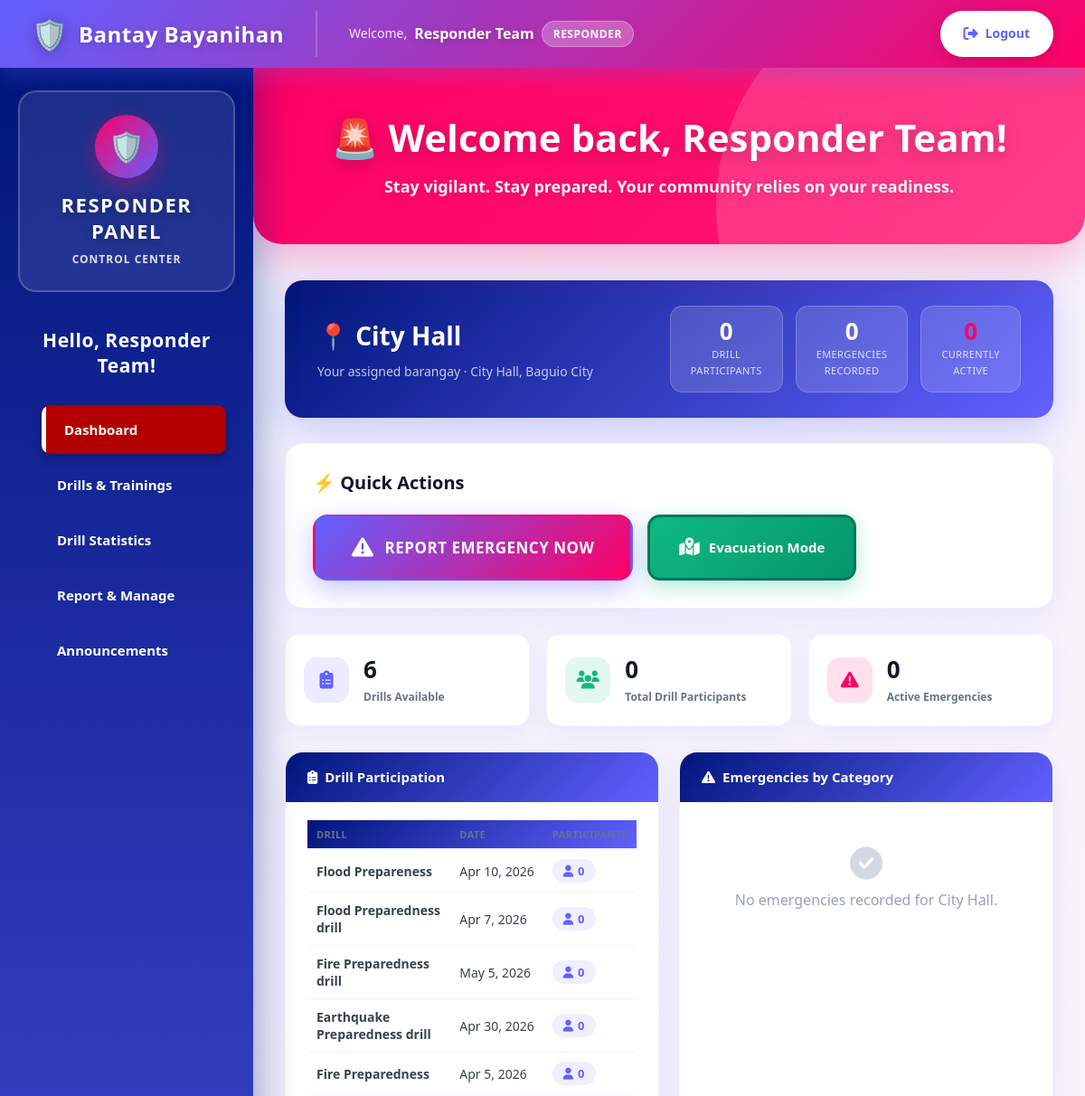
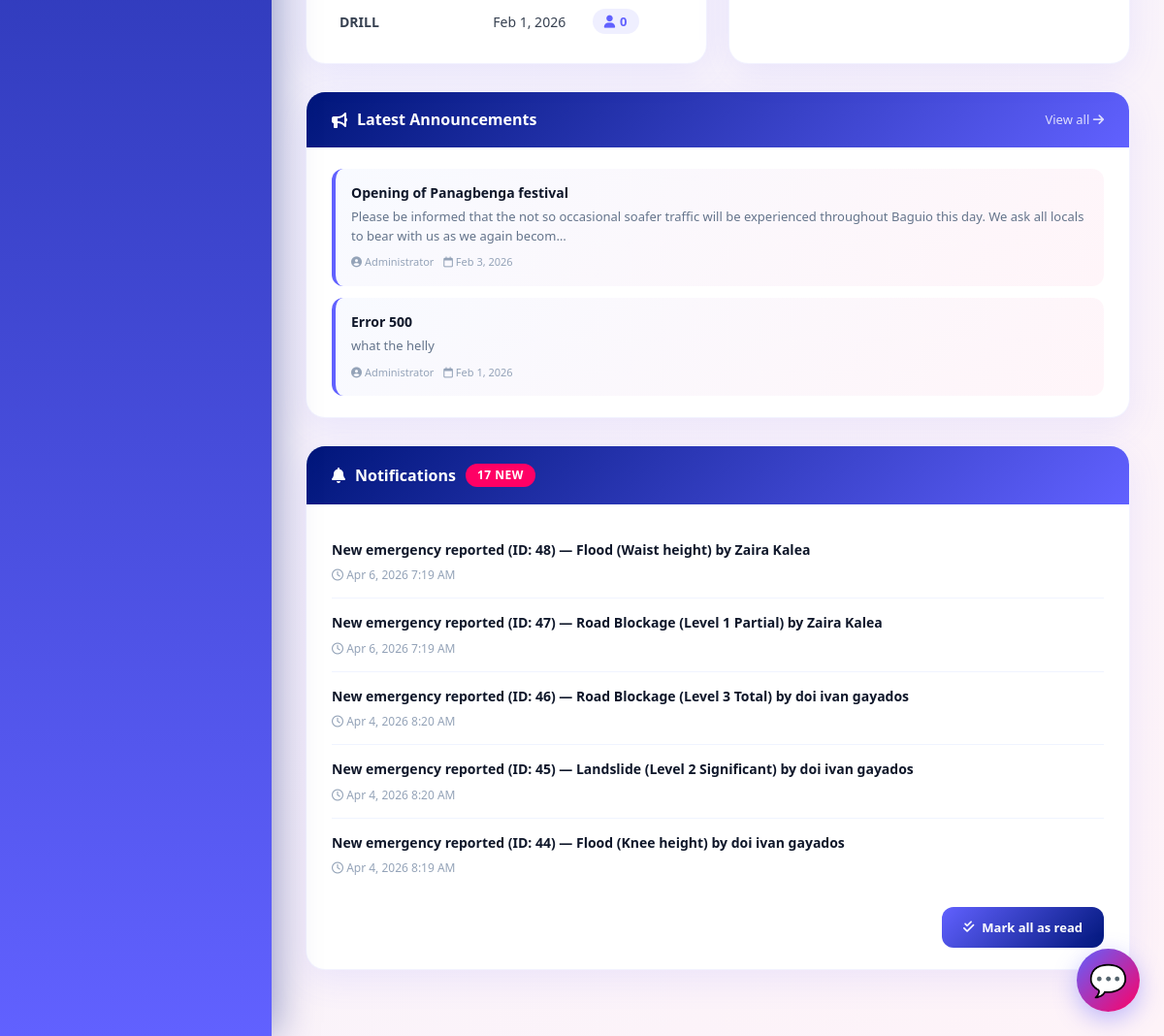
The page /barangay_responder/dashboard.php (signed in) on the database its author committed (2 pictures, top to bottom).
### tables this page shows
CREATE TABLE `users` (
  `id` int(11) NOT NULL,
  `name` varchar(100) NOT NULL,
  `email` varchar(100) NOT NULL,
  `password` varchar(255) NOT NULL,
  `role` enum('admin','responder','resident') DEFAULT 'resident',
  `contact` varchar(20) DEFAULT NULL,
  `address` text DEFAULT NULL,
  `barangay` varchar(255) DEFAULT NULL,
  `id_photo` varchar(255) DEFAULT NULL,
  `is_approved` tinyint(1) DEFAULT 0,
  `created_at` timestamp NOT NULL DEFAULT current_timestamp()
);

CREATE TABLE `announcements` (
  `id` int(11) NOT NULL,
  `title` varchar(150) NOT NULL,
  `message` text NOT NULL,
  `created_by` int(11) DEFAULT NULL,
  `created_at` timestamp NOT NULL DEFAULT current_timestamp()
);

CREATE TABLE `notifications` (
  `id` int(11) NOT NULL,
  `user_id` int(11) NOT NULL,
  `message` text NOT NULL,
  `url` varchar(255) DEFAULT NULL,
  `is_read` tinyint(1) NOT NULL DEFAULT 0,
  `created_at` timestamp NOT NULL DEFAULT current_timestamp()
);

### barangay_responder/dashboard.php (the view, shortened to what this page needs)
<?php
require '../db_connect.php';
include '../includes/header.php';
$userStmt = $pdo->prepare("SELECT * FROM users WHERE id = ?");
$userStmt->execute([$_SESSION['user_id']]);
$currentUser = $userStmt->fetch();
$myBarangay = null;
if (!empty($currentUser['barangay']) && trim($currentUser['barangay']) !== '') {
    $myBarangay = trim($currentUser['barangay']);
}
$brgyDrills = [];
$brgyEmergencies = [];
$brgyTotalParticipants = 0;
if ($myBarangay) {
    $drillStmt = $pdo->prepare("
    SELECT
        d.title,
        d.drill_date,
        d.drill_time,
        d.drill_place,
        d.duration_minutes,
        (
            SELECT COUNT(DISTINCT dp1.id)
            FROM drill_participants dp1
            WHERE dp1.drill_id = d.id AND LOWER(dp1.barangay) = LOWER(?)
        )
        +
        (
            SELECT COUNT(DISTINCT dp2.id)
            FROM drill_participants dp2
            WHERE dp2.drill_id = d.id AND LOWER(dp2.barangay) = LOWER(?)
        )
        AS participant_count
    FROM drills d
    WHERE d.status = 'published'
    AND (
        -- Show drills that have participants from this barangay
        EXISTS (
            SELECT 1 FROM drill_participants dp3
            WHERE dp3.drill_id = d.id AND LOWER(dp3.barangay) = LOWER(?)
        )
        OR
        EXISTS (
            SELECT 1 FROM drill_participants dp4
            WHERE dp4.drill_id = d.id AND LOWER(dp4.barangay) = LOWER(?)
        )
        OR
        -- OR show drills with no barangay filter (open to all)
        NOT EXISTS (
            SELECT 1 FROM drill_participants dp5 WHERE dp5.drill_id = d.id
        )
    )
    ORDER BY d.created_at DESC
    LIMIT 10
");
$drillStmt->execute([$myBarangay, $myBarangay, $myBarangay, $myBarangay]);
$brgyDrills = $drillStmt->fetchAll();
        $totalStmt = $pdo->prepare("
    SELECT
        COALESCE((SELECT COUNT(DISTINCT id) FROM drill_participants WHERE LOWER(barangay) = LOWER(?)), 0)
        +
        COALESCE((SELECT COUNT(DISTINCT id) FROM drill_participants WHERE LOWER(barangay) = LOWER(?)), 0)
        AS total
");
    $totalStmt->execute([$myBarangay, $myBarangay]);
    $brgyTotalParticipants = $totalStmt->fetchColumn();
    $emgStmt = $pdo->prepare("
        SELECT type, COUNT(*) as cnt,
            SUM(CASE WHEN status IN ('pending','responding') THEN 1 ELSE 0 END) AS active_cnt
        FROM emergencies
        WHERE address LIKE ?
        GROUP BY type
        ORDER BY cnt DESC
    ");
    $emgStmt->execute(['%' . $myBarangay . '%']);
    $brgyEmergencies = $emgStmt->fetchAll();
    $activeEmgStmt = $pdo->prepare("
        SELECT COUNT(*) FROM emergencies
        WHERE address LIKE ? AND status IN ('pending','responding')
    ");
    $activeEmgStmt->execute(['%' . $myBarangay . '%']);
    $activeEmgCount = $activeEmgStmt->fetchColumn();
}
$notifStmt = $pdo->prepare('SELECT * FROM notifications WHERE user_id = ? ORDER BY created_at DESC LIMIT 5');
$notifStmt->execute([$_SESSION['user_id']]);
$notes = $notifStmt->fetchAll();
$unreadStmt = $pdo->prepare('SELECT COUNT(*) FROM notifications WHERE user_id = ? AND is_read = 0');
$unreadStmt->execute([$_SESSION['user_id']]);
$unread = $unreadStmt->fetchColumn();
$annStmt = $pdo->query("
    SELECT a.*, u.name AS author_name
    FROM announcements a
    JOIN users u ON a.created_by = u.id
    ORDER BY a.created_at DESC LIMIT 3
");
$announcements = $annStmt->fetchAll();
?>
<!DOCTYPE html>
<html lang="en">
<head>
    <link rel="stylesheet" href="https://cdnjs.cloudflare.com/ajax/libs/font-awesome/6.5.0/css/all.min.css">
    <link rel="stylesheet" href="../assets/css/design-system.css">
    <link rel="stylesheet" href="../assets/css/responder.css">
</head>
<body>
<?php include 'sidebar.php'; ?>
<div class="main-content">
    <div class="page-header">
        <div class="page-header-content">
            <h1>🚨 Welcome back, <?= htmlspecialchars($_SESSION['name']) ?>!</h1>
            <p>Stay vigilant. Stay prepared. Your community relies on your readiness.</p>
        </div>
    </div>
    <?php if($myBarangay): ?>
    <div class="brgy-banner">
        <div>
            <p class="brgy-name">📍 <?= htmlspecialchars($myBarangay) ?></p>
            <p class="brgy-sub">Your assigned barangay · <?= htmlspecialchars($myBarangay) ?>, Baguio City</p>
        </div>
        <div class="stat-pills">
            <div class="stat-pill">
                <div class="sp-num"><?= $brgyTotalParticipants ?></div>
                <div class="sp-lbl">Drill<br>Participants</div>
            </div>
            <div class="stat-pill">
                <div class="sp-num"><?= array_sum(array_column($brgyEmergencies, 'cnt')) ?></div>
                <div class="sp-lbl">Emergencies<br>Recorded</div>
            </div>
            <?php if(isset($activeEmgCount)): ?>
            <div class="stat-pill">
                <div class="sp-num" style="color:#ff0065"><?= $activeEmgCount ?></div>
                <div class="sp-lbl">Currently<br>Active</div>
            </div>
            <?php endif; ?>
        </div>
    </div>
    <?php endif; ?>
    <div class="actions-card">
        <h3>⚡ Quick Actions</h3>
        <div class="quick-btns">
            <a href="report-emergency.php" class="emergency-btn">
                <i class="fas fa-exclamation-triangle"></i>
                <span>Report Emergency Now</span>
            </a>
            <a href="evacuation-mode.php" class="evac-btn">
                <i class="fas fa-map-marked-alt"></i>
                <span>Evacuation Mode</span>
            </a>
        </div>
    </div>
    <?php if($myBarangay): ?>
    <div class="stats-row">
        <div class="stat-card-r">
            <div class="icon blue"><i class="fas fa-clipboard-list"></i></div>
            <div class="info">
                <h3><?= count($brgyDrills) ?></h3>
                <p>Drills Available</p>
            </div>
        </div>
        <div class="stat-card-r">
            <div class="icon green"><i class="fas fa-users"></i></div>
            <div class="info">
                <h3><?= $brgyTotalParticipants ?></h3>
                <p>Total Drill Participants</p>
            </div>
        </div>
        <div class="stat-card-r">
            <div class="icon red"><i class="fas fa-exclamation-triangle"></i></div>
            <div class="info">
                <h3><?= isset($activeEmgCount) ? $activeEmgCount : 0 ?></h3>
                <p>Active Emergencies</p>
            </div>
        </div>
    </div>
    <div class="data-grid">
        <div class="data-card">
            <div class="data-card-header">
                <h4><i class="fas fa-clipboard-list"></i> Drill Participation</h4>
            </div>
            <div class="data-card-body">
                <?php if(count($brgyDrills) > 0): ?>
                <table class="drill-table">
                    <thead>
                        <tr>
                            <th>Drill</th>
                            <th>Date</th>
                            <th>Participants</th>
                        </tr>
                    </thead>
                    <tbody>
                        <?php foreach($brgyDrills as $drill): ?>
                        <tr>
                            <td><strong><?= htmlspecialchars($drill['title']) ?></strong>
                            </td>
                            <td style="white-space:nowrap;">
                                <?= $drill['drill_date']
                                    ? date('M j, Y', strtotime($drill['drill_date']))
                                    : '<span style="color:#94a3b8">TBD</span>' ?>
                            </td>
                            <td>
                                <span class="part-badge">
                                    <i class="fas fa-user"></i> <?= $drill['participant_count'] ?>
                                </span>
                            </td>
                        </tr>
                        <?php endforeach; ?>
                    </tbody>
                </table>
                <?php endif; ?>
            </div>
        </div>
        <div class="data-card">
            <div class="data-card-header">
                <h4><i class="fas fa-exclamation-triangle"></i> Emergencies by Category</h4>
            </div>
            <div class="data-card-body">
                <?php if(count($brgyEmergencies) > 0):
                    $maxCnt = max(array_column($brgyEmergencies, 'cnt'));
                ?>
                <ul class="em-list">
                    <?php foreach($brgyEmergencies as $em): ?>
                    <li>
                        <div class="em-type">
                            <div class="em-icon"><?= emergencyIcon($em['type']) ?></div>
                            <?= htmlspecialchars($em['type']) ?>
                        </div>
                        <div class="em-bar-wrap">
                            <div class="em-bar" style="width: <?= $maxCnt > 0 ? round(($em['cnt'] / $maxCnt) * 100) : 0 ?>%"></div>
                        </div>
                        <span class="em-count"><?= $em['cnt'] ?></span>
                    </li>
                    <?php endforeach; ?>
                </ul>
                <?php else: ?>
                <div class="empty-box">
                    <i class="fas fa-check-circle"></i>
                    <p>No emergencies recorded for <?= htmlspecialchars($myBarangay) ?>.</p>
                </div>
                <?php endif; ?>
            </div>
        </div>
    </div>
    <?php endif;  ?>
    <?php if(count($announcements) > 0): ?>
    <div class="full-card">
        <div class="full-card-header">
            <h3><i class="fas fa-bullhorn"></i> Latest Announcements</h3>
            <a href="announcements.php" style="color:rgba(255,255,255,.8);font-size:13px;text-decoration:none;">
                View all <i class="fas fa-arrow-right"></i>
            </a>
        </div>
        <div class="full-card-body">
            <div class="ann-list">
                <?php foreach($announcements as $a): ?>
                <div class="ann-item">
                    <h5><?= htmlspecialchars($a['title']) ?></h5>
                    <p><?= htmlspecialchars(substr($a['message'], 0, 160)) ?><?= strlen($a['message']) > 160 ? '…' : '' ?></p>
                    <div class="ann-meta">
                        <span><i class="fas fa-user-circle"></i> <?= htmlspecialchars($a['author_name']) ?></span>
                        <span><i class="far fa-calendar"></i> <?= date('M j, Y', strtotime($a['created_at'])) ?></span>
                    </div>
                </div>
                <?php endforeach; ?>
            </div>
        </div>
    </div>
    <?php endif; ?>
    <div class="full-card">
        <div class="full-card-header">
            <h3>
                <i class="fas fa-bell"></i> Notifications
                <?php if($unread > 0): ?>
                    <span class="badge"><?= $unread ?> new</span>
                <?php endif; ?>
            </h3>
        </div>
        <div class="full-card-body">
            <?php if(count($notes) === 0): ?>
            <div class="empty-box"><i class="fas fa-inbox"></i><p>No notifications yet.</p></div>
            <?php else: ?>
            <ul class="notif-list">
                <?php foreach($notes as $n): ?>
                <li>
                    <div class="notif-msg"><?= htmlspecialchars($n['message']) ?></div>
                    <div class="notif-time"><i class="far fa-clock"></i> <?= date('M j, Y g:i A', strtotime($n['created_at'])) ?></div>
                </li>
                <?php endforeach; ?>
            </ul>
            <a href="mark_notifications_read.php" style="display:inline-flex;align-items:center;gap:8px;margin-top:16px;padding:11px 22px;background:linear-gradient(135deg,#6161ff,#00167a);color:#fff;text-decoration:none;border-radius:12px;font-weight:700;font-size:13px;float:right;">
                <i class="fas fa-check-double"></i> Mark all as read
            </a>
            <?php endif; ?>
        </div>
    </div>
</div>
</body>
</html>

### assets/css/design-system.css (style rules this page uses)
:root { --pink: #ff0065; --purple: #6161ff; --navy: #00167a; --gradient-primary: linear-gradient(135deg, #6161ff, #ff0065); --gradient-secondary: linear-gradient(135deg, #00167a, #6161ff); --gradient-accent: linear-gradient(135deg, #ff0065, #ff1a75); --white: #ffffff; --gray-50: #f8f9ff; --gray-100: #f0f4ff; --gray-200: #e2e8f0; --gray-300: #cbd5e1; --gray-400: #94a3b8; --gray-500: #64748b; --gray-600: #475569; --gray-700: #334155; --gray-800: #1e293b; --gray-900: #0f172a; --success: #10b981; --warning: #f59e0b; --error: #ef4444; --info: #3b82f6; --shadow-sm: 0 2px 8px rgba(97, 97, 255, 0.08); --shadow-md: 0 8px 25px rgba(97, 97, 255, 0.12); --shadow-lg: 0 15px 50px rgba(0, 22, 122, 0.15); --shadow-xl: 0 25px 80px rgba(0, 22, 122, 0.25); --radius-sm: 8px; --radius-md: 12px; --radius-lg: 16px; --radius-xl: 20px; --radius-2xl: 24px; --radius-full: 50px; --space-xs: 8px; --space-sm: 12px; --space-md: 16px; --space-lg: 24px; --space-xl: 32px; --space-2xl: 48px; }
* { margin: 0; padding: 0; box-sizing: border-box; }
body { font-family: -apple-system, BlinkMacSystemFont, 'Segoe UI', Roboto, 'Helvetica Neue', Arial, sans-serif; background: var(--gray-50); color: var(--gray-700); line-height: 1.6; }
h1, h2, h3, h4, h5, h6 { font-weight: 800; line-height: 1.3; }
.main-content { padding: 40px 35px; }
.page-header { background: var(--gradient-primary); padding: 50px 35px; margin: -40px -35px 40px; border-radius: 0 0 32px 32px; box-shadow: 0 10px 40px rgba(97, 97, 255, 0.25); position: relative; overflow: hidden; }
.page-header::before { content: ''; position: absolute; top: -50%; right: -10%; width: 600px; height: 600px; background: rgba(255, 255, 255, 0.1); border-radius: 50%; animation: float 8s ease-in-out infinite; }
.page-header h1 { color: white; font-size: clamp(28px, 5vw, 42px); font-weight: 900; margin: 0 0 12px 0; text-shadow: 0 4px 20px rgba(0, 0, 0, 0.2); position: relative; z-index: 1; }
.page-header p { color: rgba(255, 255, 255, 0.95); font-size: clamp(14px, 2.5vw, 18px); margin: 0; font-weight: 600; position: relative; z-index: 1; }
table { width: 100%; border-collapse: collapse; }
thead { background: var(--gradient-secondary); }
thead th { color: white; padding: 18px 20px; text-align: left; font-weight: 800; font-size: 14px; text-transform: uppercase; letter-spacing: 0.5px; }
tbody tr { border-bottom: 1px solid var(--gray-100); transition: all 0.2s ease; }
tbody td { padding: 16px 20px; color: var(--gray-700); font-size: 14px; }
tbody tr:last-child { border-bottom: none; }
.badge { display: inline-block; padding: 6px 14px; border-radius: 50px; font-size: 12px; font-weight: 800; text-transform: uppercase; letter-spacing: 0.5px; }
@media (min-width: 992px) { .main-content { margin-left: 280px; } }

### includes/header.php (style rules this page uses)
:root { --pink: #ff0065; --purple: #6161ff; --navy: #00167a; --gradient-primary: linear-gradient(135deg, #6161ff, #ff0065); --gradient-secondary: linear-gradient(135deg, #00167a, #6161ff); }

### rows shown on the page
users: barangay "City Hall"
announcements: title "Opening of Panagbenga festival", message "Please be informed that the not so occasional soafer traffic will be experienced throughout Baguio this day. We ask all locals to bear with us as we again becom", created_by.name "Administrator", created_at "Feb 3, 2026"
announcements: title "Error 500", message "what the helly", created_by.name "Administrator", created_at "Feb 1, 2026"
notifications: message "New emergency reported (ID: 48) — Flood (Waist height) by Zaira Kalea", created_at "Apr 6, 2026 7:19 AM"
notifications: message "New emergency reported (ID: 47) — Road Blockage (Level 1 Partial) by Zaira Kalea", created_at "Apr 6, 2026 7:19 AM"
notifications: message "New emergency reported (ID: 46) — Road Blockage (Level 3 Total) by doi ivan gayados", created_at "Apr 4, 2026 8:20 AM"
notifications: message "New emergency reported (ID: 45) — Landslide (Level 2 Significant) by doi ivan gayados", created_at "Apr 4, 2026 8:20 AM"
notifications: message "New emergency reported (ID: 44) — Flood (Knee height) by doi ivan gayados", created_at "Apr 4, 2026 8:19 AM"

### other values the page prints
$_SESSION['name'] "Responder Team"
$_SESSION['role'] "RESPONDER"
$brgyTotalParticipants "0"
array_sum(array_column($brgyEmergencies, 'cnt')) "0"
$activeEmgCount "0"
count($brgyDrills) "6"
$drill['title'] "Flood Prepareness"
date('M j, Y', strtotime($drill['drill_date'])) "Apr 10, 2026"
$drill['participant_count'] "0"
$drill['title'] "Flood Preparedness drill"
date('M j, Y', strtotime($drill['drill_date'])) "Apr 7, 2026"
$drill['title'] "Fire Preparedness drill"
date('M j, Y', strtotime($drill['drill_date'])) "May 5, 2026"
$drill['title'] "Earthquake Preparedness drill"
date('M j, Y', strtotime($drill['drill_date'])) "Apr 30, 2026"
